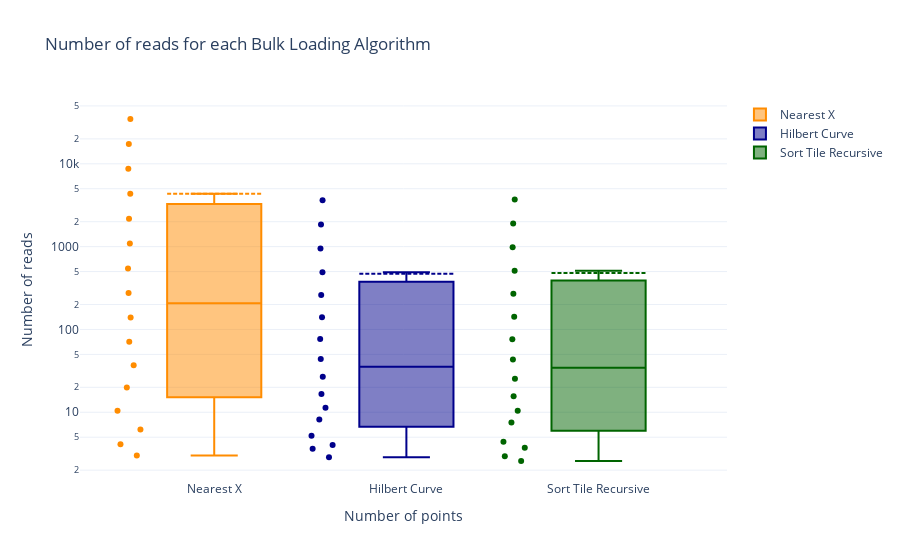

Source (notebook cell):
### Code cell
fig = build_comparison_boxplot(
    means=reads_mean,
    title="Number of reads for each Bulk Loading Algorithm",
    yaxis_title="Number of reads",
    scale="log",
)
fig.show()

### Figure 1 — Plotly figure (JSON) as saved in the notebook; plotly's stock layout.template omitted (floating-point values rounded to 4 significant figures)
{"data": [{"boxmean": true, "boxpoints": "all", "jitter": 0.3, "marker": {"color": "darkorange"}, "name": "Nearest X", "pointpos": -1.8, "type": "box", "y": [3.01, 4.11, 6.19, 10.42, 19.89, 36.84, 70.93, 138.9, 274.7, 545.6, 1090.0, 2174.0, 4347.0, 8692.0, 17380.0, 34750.0]}, {"boxmean": true, "boxpoints": "all", "jitter": 0.3, "marker": {"color": "darkblue"}, "name": "Hilbert Curve", "pointpos": -1.8, "type": "box", "y": [2.86, 3.63, 4.02, 5.21, 8.17, 11.35, 16.61, 26.88, 43.98, 76.64, 140.0, 260.3, 491.6, 948.8, 1846.0, 3626.0]}, {"boxmean": true, "boxpoints": "all", "jitter": 0.3, "marker": {"color": "darkgreen"}, "name": "Sort Tile Recursive", "pointpos": -1.8, "type": "box", "y": [2.58, 2.94, 3.73, 4.4, 7.55, 10.41, 15.59, 25.38, 43.45, 76.1, 142.2, 268.9, 511.9, 983.9, 1904.0, 3706.0]}], "layout": {"title": {"text": "Number of reads for each Bulk Loading Algorithm"}, "xaxis": {"title": {"text": "Number of points"}}, "yaxis": {"title": {"text": "Number of reads"}, "type": "log"}}}
